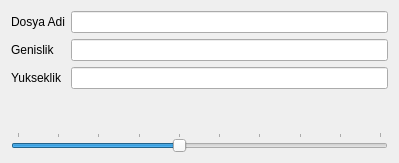
<?xml version="1.0" encoding="UTF-8"?>
<ui version="4.0">
 <class>dlgResimBilgi</class>
 <widget class="QDialog" name="dlgResimBilgi">
  <property name="geometry">
   <rect>
    <x>0</x>
    <y>0</y>
    <width>399</width>
    <height>163</height>
   </rect>
  </property>
  <property name="windowTitle">
   <string>Dialog</string>
  </property>
  <layout class="QVBoxLayout" name="verticalLayout">
   <item>
    <layout class="QFormLayout" name="formLayout">
     <property name="fieldGrowthPolicy">
      <enum>QFormLayout::AllNonFixedFieldsGrow</enum>
     </property>
     <item row="0" column="0">
      <widget class="QLabel" name="lblDosyaAdi">
       <property name="text">
        <string>Dosya Adi</string>
       </property>
      </widget>
     </item>
     <item row="0" column="1">
      <widget class="QLineEdit" name="editDosyaAdi">
       <property name="enabled">
        <bool>true</bool>
       </property>
       <property name="readOnly">
        <bool>true</bool>
       </property>
      </widget>
     </item>
     <item row="1" column="0">
      <widget class="QLabel" name="lblgenislik">
       <property name="text">
        <string>Genislik</string>
       </property>
      </widget>
     </item>
     <item row="1" column="1">
      <widget class="QLineEdit" name="editGenislik">
       <property name="enabled">
        <bool>true</bool>
       </property>
       <property name="readOnly">
        <bool>true</bool>
       </property>
      </widget>
     </item>
     <item row="2" column="0">
      <widget class="QLabel" name="lblYukseklik">
       <property name="text">
        <string>Yukseklik</string>
       </property>
      </widget>
     </item>
     <item row="2" column="1">
      <widget class="QLineEdit" name="editYukseklik">
       <property name="enabled">
        <bool>true</bool>
       </property>
       <property name="readOnly">
        <bool>true</bool>
       </property>
      </widget>
     </item>
    </layout>
   </item>
   <item>
    <spacer name="verticalSpacer">
     <property name="orientation">
      <enum>Qt::Vertical</enum>
     </property>
     <property name="sizeHint" stdset="0">
      <size>
       <width>20</width>
       <height>40</height>
      </size>
     </property>
    </spacer>
   </item>
   <item>
    <widget class="QSlider" name="sldBuyutme">
     <property name="minimum">
      <number>20</number>
     </property>
     <property name="maximum">
      <number>200</number>
     </property>
     <property name="value">
      <number>100</number>
     </property>
     <property name="orientation">
      <enum>Qt::Horizontal</enum>
     </property>
     <property name="invertedAppearance">
      <bool>false</bool>
     </property>
     <property name="invertedControls">
      <bool>false</bool>
     </property>
     <property name="tickPosition">
      <enum>QSlider::TicksAbove</enum>
     </property>
     <property name="tickInterval">
      <number>20</number>
     </property>
    </widget>
   </item>
  </layout>
 </widget>
 <resources/>
 <connections>
  <connection>
   <sender>sldBuyutme</sender>
   <signal>sliderReleased()</signal>
   <receiver>dlgResimBilgi</receiver>
   <slot>resimBoyutlandir()</slot>
   <hints>
    <hint type="sourcelabel">
     <x>195</x>
     <y>125</y>
    </hint>
    <hint type="destinationlabel">
     <x>217</x>
     <y>111</y>
    </hint>
   </hints>
  </connection>
 </connections>
 <slots>
  <slot>resimBoyutlandir()</slot>
 </slots>
</ui>
